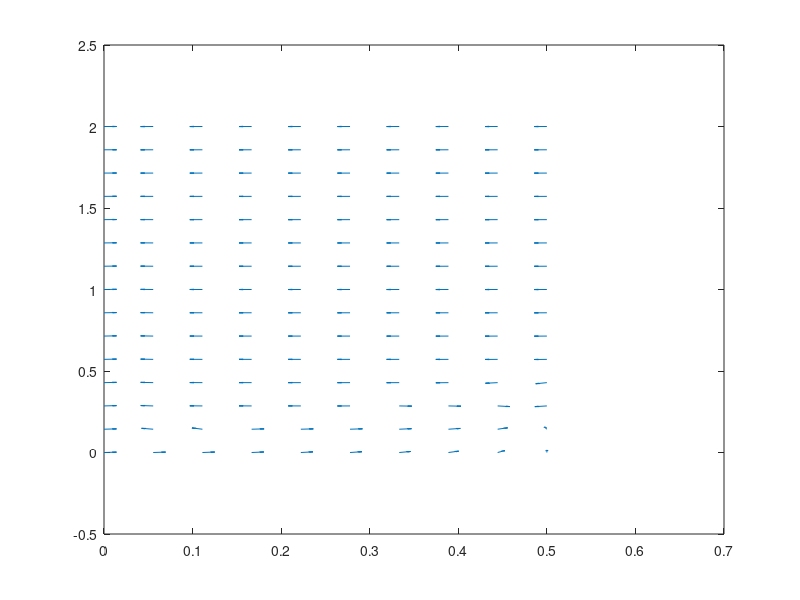

MATLAB code for this plot: (Note: this script raises an error after producing the figure.)
clear all

%timespan
tRange = [0 1000];

% parameters in equation
k1=0.015;
k2=0.0075;
k3=0.09375;
k4=0.1875;
kp=3.25;
Kmp=0.001;
k2_=0.05; % represents k2'
p = [k1, k2, k3, k4, kp, Kmp, k2_];
mass=1;

%%%%%%%%%%%%%%%%%%%%%%%%%
% Make the phase portrait
%%%%%%%%%%%%%%%%%%%%%%%%%

% generate grid for phase plane [0 M] X [0 N]
M=0.5;
N=2;
[xx,yy]=meshgrid(linspace(0,M,10),linspace(0,N,15));
% xx represents RT and yy represents G2T

% define the right hand sides
%right hand sides also depend on these functions:
G2R = (2.*xx.*yy)./(xx + yy + .001 + sqrt((xx + yy + .001).^2 - 4.*xx.*yy));

%A6
dG2Tdt= k1 - k2.*yy - k2_.*G2R; 
%A7
dRTdt= k3-k4.*xx-(kp.*(xx-G2R).*(yy-G2R).*mass)./(Kmp+xx-G2R);%./(Kmp+yy-G2R);
%Mass
dmassdt= 0.00495*mass;

% L = scale factor to make all of the arrows the same length
L = sqrt(dG2Tdt.^2 + dRTdt.^2);

% plot the direction field
figure(2)
clf % clear the current figure
quiver(xx, yy, dRTdt./L, dG2Tdt./L, 0.1); % The final argument is a scaling factor
hold on

% define the nullclines
% x represents RT and y represents G2T
g2rfun = @(x,y) (2.*x.*y)./(x + y + .001 + sqrt((x + y + .001).^2 - 4.*x.*y));
ncfun1 = @(x,y) k1 - k2*y - k2_*g2rfun(x,y);
ncfun2 = @(x,y) k3 - k4*x - (kp*(x-g2rfun(x,y)).*(y-g2rfun(x,y))*mass)./(Kmp + x - g2rfun(x,y));
% plot the nullclines
fimplicit(@(x,y) ncfun1(x,y), [0 M 0 N],'LineWidth',3)
fimplicit(@(x,y) ncfun2(x,y), [0 M 0 N],'LineWidth',3);